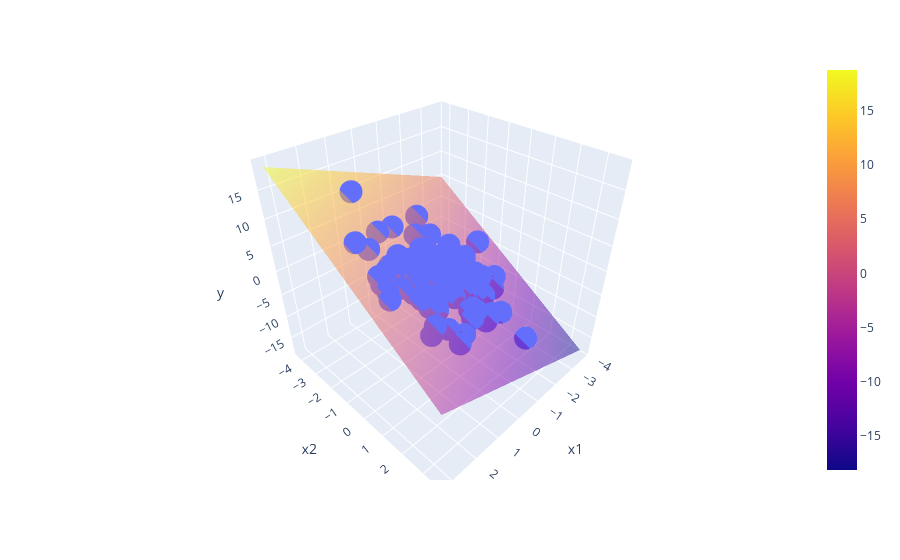

Here is the notebook cell this chart was saved with:
### Markdown cell above
## Ploting a 3D Plot

### Code cell
import numpy as np
import pandas as pd
import plotly.express as px
from sklearn.linear_model import LinearRegression

# create some sample data
np.random.seed(123)
n_samples = 100
x1 = np.random.normal(0, 1, n_samples)
x2 = np.random.normal(0, 1, n_samples)
y = 2 * x1 - 3 * x2 + np.random.normal(0, 1, n_samples)

# create a pandas DataFrame to store the data
df = pd.DataFrame({'x1': x1, 'x2': x2, 'y': y})

# create a linear regression model with 2 features and 1 target
model = LinearRegression()
X = df[['x1', 'x2']]
y = df['y']
model.fit(X, y)

# create a meshgrid of points in the 2D feature space
x1_min, x1_max = X['x1'].min() - 1, X['x1'].max() + 1
x2_min, x2_max = X['x2'].min() - 1, X['x2'].max() + 1
xx, yy = np.meshgrid(np.arange(x1_min, x1_max, 0.2),
                     np.arange(x2_min, x2_max, 0.2))

# use the trained model to predict the target variable for the meshgrid points
Z = model.predict(np.c_[xx.ravel(), yy.ravel()])
Z = Z.reshape(xx.shape)

# create a 3D scatter plot of the data points
fig = px.scatter_3d(df, x='x1', y='x2', z='y')

# add the predicted plane as a surface to the plot
fig.add_surface(x=xx, y=yy, z=Z, opacity=0.5)

# show the plot
fig.show()

### Figure 1 — Plotly figure (JSON) as saved in the notebook; plotly's stock layout.template omitted (floating-point values rounded to 4 significant figures; data arrays with more than 128 entries replaced by an {"elided": "..."} marker saying what was removed)
{"data": [{"hovertemplate": "x1=%{x}<br>x2=%{y}<br>y=%{z}<extra></extra>", "legendgroup": "", "marker": {"color": "#636efa", "symbol": "circle"}, "mode": "markers", "name": "", "scene": "scene", "showlegend": false, "type": "scatter3d", "x": [-1.086, 0.9973, 0.283, -1.506, -0.5786, 1.651, -2.427, -0.4289, 1.266, -0.8667, -0.6789, -0.09471, 1.491, -0.6389, -0.444, -0.4344, 2.206, 2.187, 1.004, 0.3862, 0.7374, 1.491, -0.9358, 1.176, -1.254, -0.6378, 0.9071, -1.429, -0.1401, -0.8618, -0.2556, -2.799, -1.772, -0.6999, 0.9275, -0.1736, 0.002846, 0.6882, -0.8795, 0.2836, -0.8054, -1.728, -0.3909, 0.5738, 0.3386, -0.01183, 2.392, 0.4129, 0.9787, 2.238, -1.294, -1.039, 1.744, -0.7981, 0.02968, 1.069, 0.8907, 1.755, 1.496, 1.069, -0.7727, 0.7949, 0.3143, -1.326, 1.417, 0.8072, 0.04549, -0.2331, -1.198, 0.1995, 0.4684, -0.8312, 1.162, -1.097, -2.123, 1.04, -0.4034, -0.126, -0.8375, -1.606, 1.255, -0.6889, 1.661, 0.8073, -0.3148, -1.086, -0.7325, -1.213, 2.087, 0.1644, 1.15, -1.267, 0.181, 1.178, -0.335, 1.031, -1.085, -1.363, 0.3794, -0.3792], "y": [0.6421, -1.978, 0.7123, 2.598, -0.02463, 0.03414, 0.1795, -1.862, 0.4261, -1.605, -0.4277, 1.243, -0.7352, 0.5012, 1.013, 0.2787, -1.371, -0.3325, 1.959, -2.025, -0.2758, -0.5521, 0.1207, 0.7482, 1.609, -0.2702, 0.8123, 0.4997, 0.4743, -0.5639, -0.9973, -1.1, -0.7564, 0.3217, 0.7609, 0.3235, -0.549, 1.806, 1.519, -0.354, -0.8234, 0.1302, 1.267, 0.3328, 0.5565, -0.2121, 0.4563, 1.545, -0.2397, 0.1433, 0.2538, 0.2837, -1.412, -1.877, -1.02, 0.1679, 0.5539, -0.5307, 1.377, -0.1432, 0.02032, -0.194, 0.134, 0.7045, 0.6657, -0.8984, 1.524, -1.095, 0.07923, -0.2744, -1.049, -0.07512, -0.7408, 0.07291, 0.4031, 1.472, 0.3074, -0.6112, -0.3916, 0.14, 0.09346, 1.46, 1.395, -0.3589, -0.5486, -2.557, -0.5489, -0.9781, -0.3548, 0.3916, 0.1772, -0.02997, 0.1996, -0.1261, 0.197, -3.231, -0.2693, -0.1109, -0.3413, -0.2179], "z": [-3.394, 7.33, 0.6299, -10.12, -1.09, 2.994, -5.479, 3.813, 1.158, 3.361, 0.5048, -3.338, 4.914, -4.198, -4.595, -0.09273, 9.421, 5.741, -4.631, 6.851, 1.046, 4.086, -2.479, -0.2546, -6.377, -1.884, -1.488, -5.731, -2.941, 0.09232, 0.8803, -1.543, -1.521, -2.296, -0.1053, -1.752, 2.685, -4.236, -5.722, 1.43, 1.15, -3.566, -4.334, -0.825, -0.5566, 0.2936, 4.046, -5.96, 1.211, 4.41, -1.487, -2.094, 7.041, 2.342, 3.861, 1.554, 0.7105, 5.217, -1.111, 5.527, -1.612, 2.012, 0.105, -5.349, 1.828, 3.956, -3.844, 3.103, -1.415, 1.642, 2.87, -2.763, 5.955, -3.022, -6.776, -3.006, -0.4643, 0.1614, -1.367, -4.299, 0.9789, -6.941, -2.382, 2.23, 0.6615, 4.817, -1.472, 1.762, 3.91, -0.5678, 0.6941, -1.776, 0.7192, 1.856, -3.185, 12.45, 0.5145, -1.979, 1.943, 0.7152]}, {"opacity": 0.5, "type": "surface", "x": {"elided": "40x36 float values"}, "y": {"elided": "40x36 float values"}, "z": {"elided": "40x36 float values"}}], "layout": {"legend": {"tracegroupgap": 0}, "margin": {"t": 60}, "scene": {"domain": {"x": [0, 1], "y": [0, 1]}, "xaxis": {"title": {"text": "x1"}}, "yaxis": {"title": {"text": "x2"}}, "zaxis": {"title": {"text": "y"}}}}}
